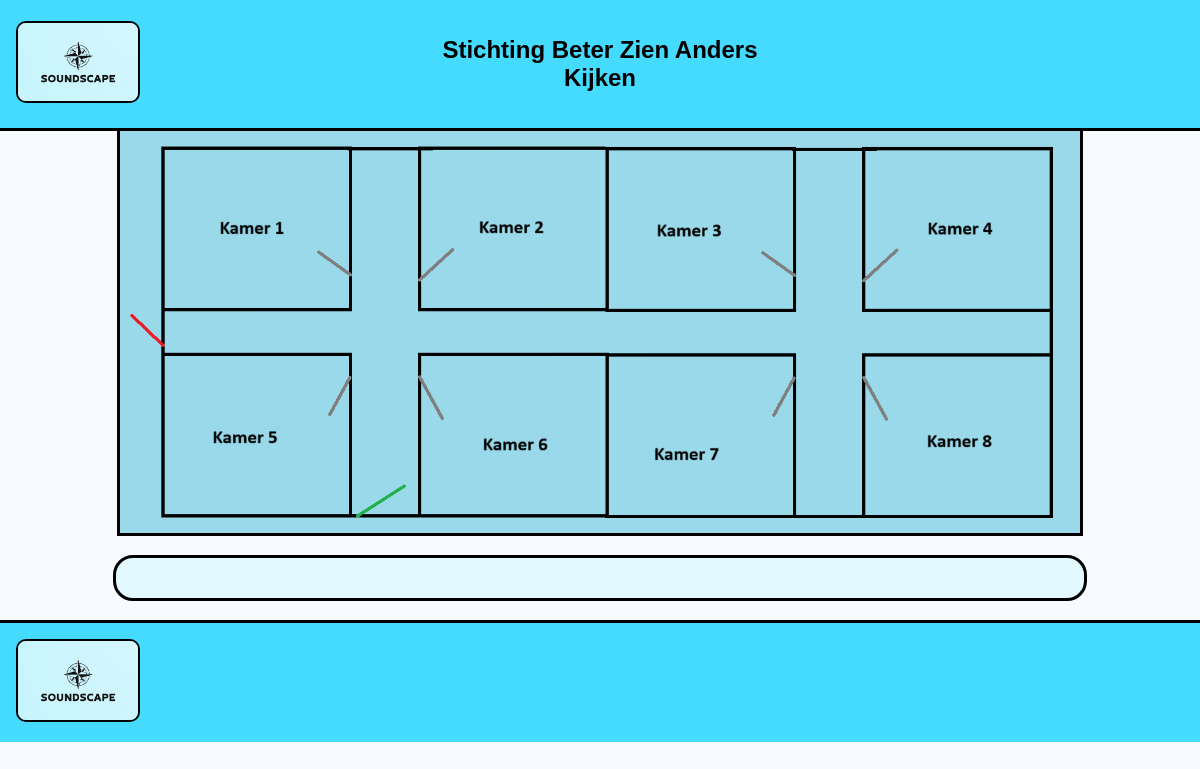
Page /pages/location.php?id=3 on the committed database.
### tables this page shows
CREATE TABLE `locations` (
                             `id` int(10) UNSIGNED NOT NULL,
                             `name` varchar(255) NOT NULL,
                             `city` varchar(255) NOT NULL,
                             `street` varchar(255) NOT NULL,
                             `number` int(10) UNSIGNED NOT NULL,
                             `postalCode` varchar(255) NOT NULL,
                             `picture` varchar(255) NOT NULL,
                             `map` varchar(255) NOT NULL,
                             `mapText` text NOT NULL
);

### pages/location.php (the view, shortened to what this page needs)
<?php
require_once "../includes/database.php";
if(isset($_GET['id'])) {
    $location_id = $_GET['id'];
    $query = "SELECT * FROM locations WHERE id = $location_id";
    $result = mysqli_query($db, $query);
    if ($result && mysqli_num_rows($result) > 0) {
        $location = mysqli_fetch_assoc($result);
    } else {
        echo "Location not found!";
        exit;
    }
} else {
    echo "Location ID not provided!";
    exit;
}
?>
<!doctype html>
<html lang="en">
<head>
    <link rel="stylesheet" href="../css/style.css">
</head>
<body>
    <nav>
        <div id="navLogo">
            <a href="../index.php"><img src="../images/logo.png" alt="Homeknop"></a>
        </div>
        <div id="navText">
            <h1 lang="nl" tabindex="1"><?php echo $location['name']; ?></h1>
        </div>
    </nav>
    <main>
        <div id="locationMap">
            <img src="../images/<?php echo $location['map']; ?>" alt="<?php echo $location['name']; ?>">
            <p lang="nl" tabindex="2"><?= $location['mapText'] ?></p>
        </div>
    </main>
    <footer>
        <a href="../index.php"><img src="../images/logo.png" alt="Logo"></a>
    </footer>
</body>
</html>

### css/style.css (style rules this page uses)
body { margin: 0; background-color: #f7fbff; font-family: Arial ; }
nav { display: flex; flex-direction: row; align-items: center; justify-content: space-between; padding: 2vh; border-bottom: black 3px solid; background-color: #45dbff; text-align: center; }
nav img { width: 10vw; border: black solid 2px; border-radius: 10px; }
footer { display: flex; flex-direction: row; align-items: center; justify-content: left; padding: 2vh; border-top: black 3px solid; background-color: #45dbff; }
footer img { width: 10vw; border: black solid 2px; border-radius: 10px; }
#locationMap img { width: 80vw; border: black solid 3px; border-top: 0; }
#locationMap { flex-direction: column; display: flex; justify-content: center; align-items: center; text-align: center; background-color: #f7fbff; }
#locationMap p { width: 79vw; font-size: larger; font-weight: bold; background-color: #e1f9ff; padding: 20px 10px; border: black 3px solid; border-radius: 20px; }
#navText { text-align: center; flex: 1; }
#navLogo { display: flex; justify-content: left; flex: 1; }

### rows in the picture
locations: name "Stichting Beter Zien Anders Kijken", map (picture)
